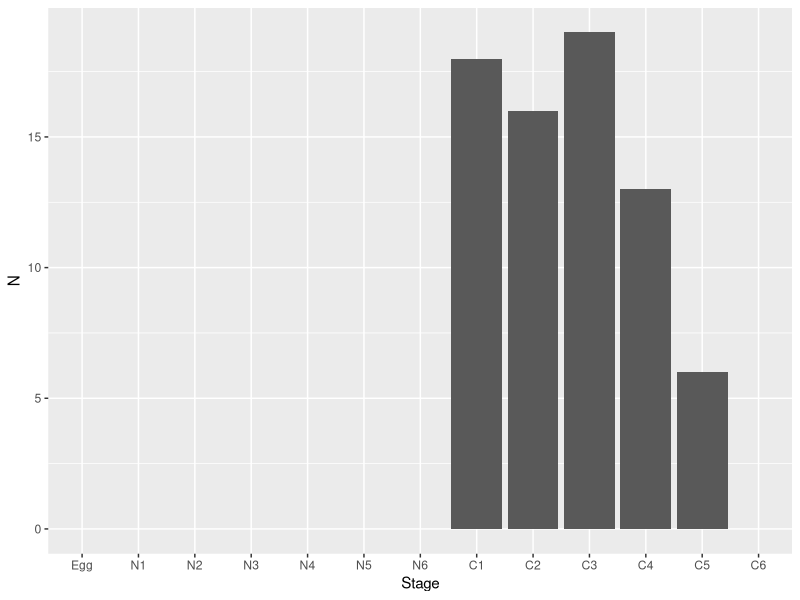
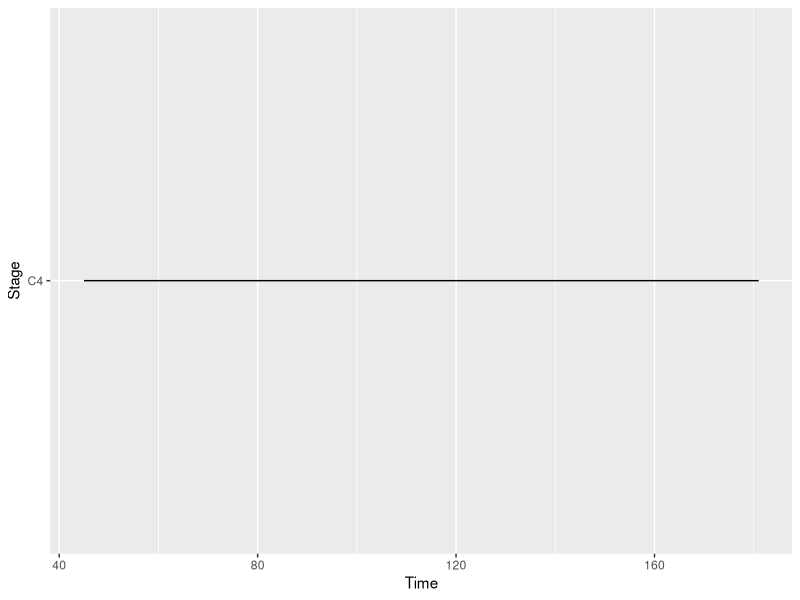
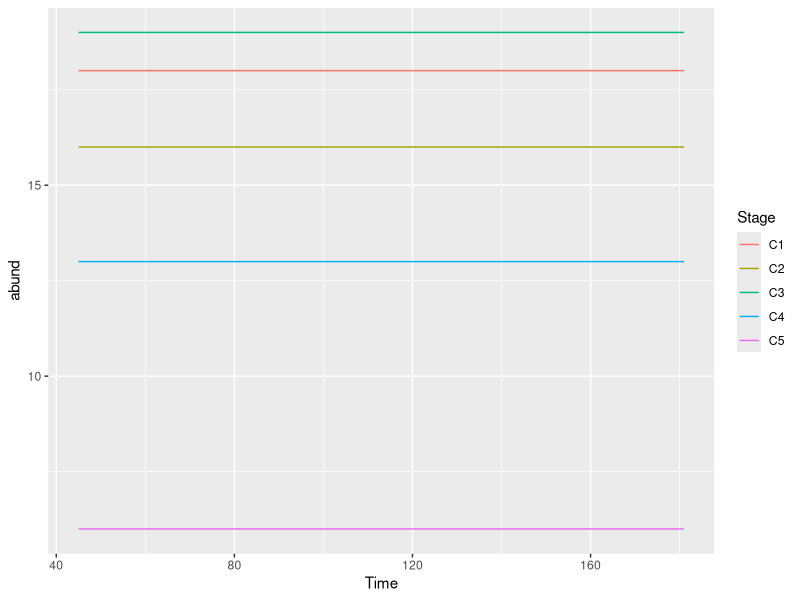

Generate these figures, in order, with R:
#     An Individual-Based Model of Copepods
#     By FjordProcess IBM Workshop October 2023

#############################################################################
### Prepping the workspace ----
rm(list=ls()) # clear workspace

#############################################################################
### Load libraries - for functions not in base packages ----
library(ggplot2) # for plotting functions
library(dplyr) # for manipulating data frames (e.g. group_by())

#############################################################################
### Set up the initial population ----
initPop <-read.csv("InitialAbund.csv") # load initial population information

initPop$Stage<- factor(initPop$Stage,
                       levels=initPop$Stage,
                       labels=initPop$Stage) # code stage as a factor

# a look at the stage distribution
ggplot()+
  geom_bar(data = initPop, 
           mapping = aes(x = Stage, y = N),
           stat = "identity")

# Making our initial population
totPop <- sum(initPop$N) # find the total population size
forID <- paste("ID", c(1:totPop), sep = "_") # making a vector of IDs
forStage <- rep(initPop$Stage, times = initPop$N) # making a vector of stages
forStage <- factor(forStage,
                   levels=initPop$Stage,
                   labels=initPop$Stage) # code stage as a factor with levels ordered as we like
ZMat <- data.frame(ID = forID,
                   Stage = forStage) # make my initial population matrix

#############################################################################
### Model parameters ----
startTime <- 45 # starting day of year for model simulation, 14 Feb to align with sampling
endTime <- 181 # ending day of year for model simulation, 30 June
delta.t <- 1 # time-step in days
# Stage durations
SDInfo<-data.frame(Stage = initPop$Stage,
                   SD = c(1.8,  2.9,  4.6,  8.7,  10.9,  13,  15.5,  18.4,  21.8,  26.1,  32.4, 49.9, 400)) # for time-invarying


#############################################################################
### Time-stepping loop ----
ZMatOut <- data.frame() # make an empty data frame to store our progress
for (tNow in seq(from = startTime, to = endTime, by = delta.t)){
  
  
  print(tNow) # Track our progress through the loop 
  
  
  
  
  
  # Storing our progress ----
  ZMatOut <- rbind(ZMatOut, 
                   data.frame(Time = tNow, ZMat)) # add the population matrix and current time to the end of the output file
  
  
} # end of time-stepping loop

### Exploring our model results ----
#### Plotting an individual's trajectory over time
subDat <- subset(ZMatOut, ID == "ID_63")  # subset out an individual

ggplot()+
  geom_line(data = subDat,
            mapping = aes(x = Time, y = Stage)) # plot an individual's stage over time

#### Plotting stage-specific abundances over time
summaryDat <- group_by(ZMatOut, Time, Stage) # identifies the grouping columns
summaryDat <- summarise(summaryDat, 
                        abund = n()) # to get counts by group

ggplot()+
  geom_line(data = summaryDat, 
            mapping = aes(x = Time, y = abund, col = Stage)) # plot abundance by stage over time

